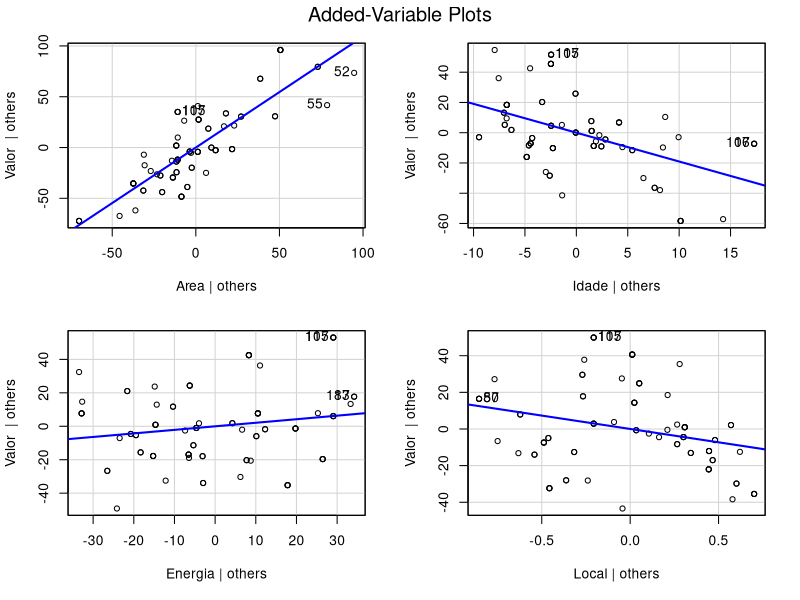
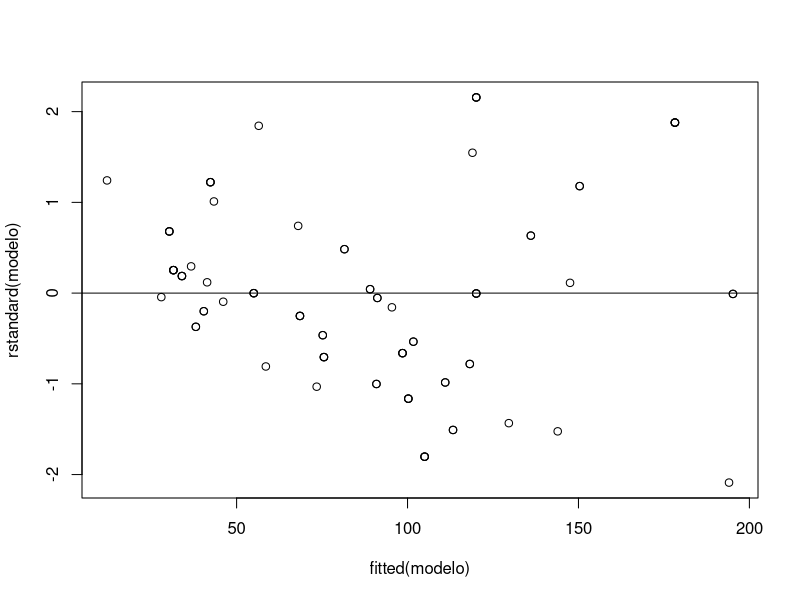

Write R code to recreate these figures, in order. (Note: this script raises an error after producing the figures.)
# Exercicio 1
# 1- Amostra 
base = read.csv2('apartamento.csv')
set.seed(23072003)
dados = base[sample(nrow(base), 85),]  

# 2 - Modelo de Regressão Múltipla
modelo = lm(Valor ~ Area + Idade + Energia + Local, data=dados)
summary(modelo)

# P-Valor menor que 0.05:
# Area -> 2e-16 ✔️
# Idade -> 6.33e-06 ✔️
# Local -> 0.0136 ✔️ 
# Energia -> 0.1112 ❌

# Novo modelo:
novo_modelo = lm(Valor ~ Area + Idade + Local, data=dados)
summary(modelo)

# Novos P-Valores:
# Area -> 2e-16 ✔️
# Idade -> 6.92e-06 ✔️
# Local -> 0.00469 ✔️ 

# 3 - Interpretando os coeficientes:
# Valor 26.48175: Um apartamento "sem" area, idade e local, vale aproximadamente 26.5
# Area 1.10589: A cada unidade de aumento na área o valor do apartamento sobre em 1.1, quanto maior mais caro
# Idade -1.91406: A cada unidade de idade do imovel o valor cai em 1.9, quanto mais velho mais barato
# Local -16.58924: A cada "unidade de local" o valor cai em 16.6, no local 2 é mais barato que no local 1

# 4 - Interpretando o coeficiente de determinação ajustado:
# Adjusted R-squared:  0.7994
# #proximadamente 79.94% da variação do valor da variável dependente (Valor) pode ser explicada pelas 
#variáveis independentes (Area, Idade, Local), ajustado pelo número de preditores no modelo.

# 5 - Análise dos resíduos do modelo
library(car)
avPlots(modelo)

plot(fitted(modelo), rstandard(modelo))
abline(0,0)

library(car)
qqPlot(modelo)

par(mfrow = c(2, 2))  # Configuração para exibir 4 gráficos
plot(modelo)
